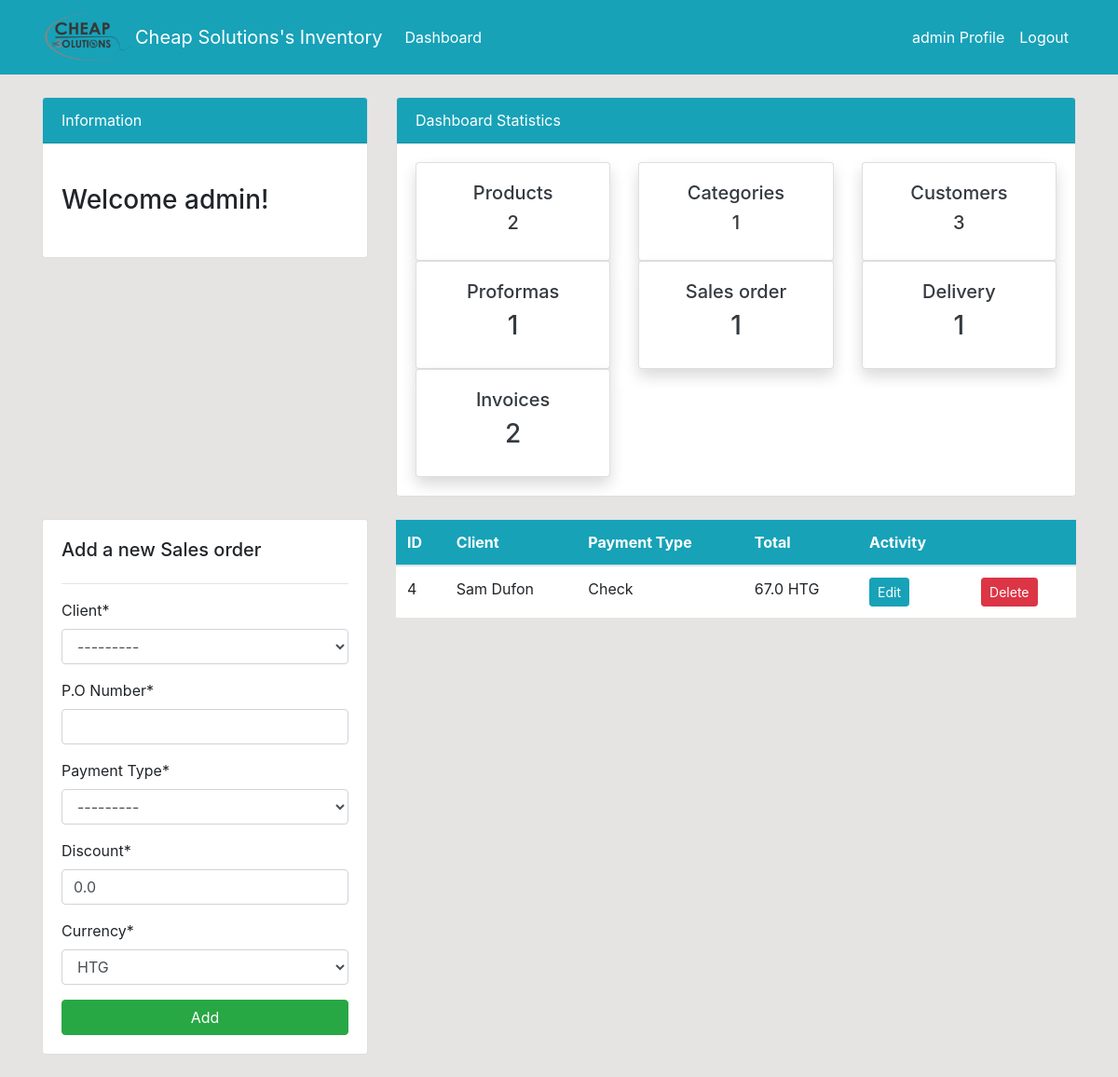
Page /salesorder/ (signed in) on the committed database.
### dashboard/models.py (models this page shows, shortened)
class Invoice(models.Model):
    Type   = models.CharField('Invoice Type',
                                   max_length = 50,
                                   choices = Invoice_Type,
                                   null = True)
    client = models.ForeignKey(Customer, on_delete=models.SET_NULL, null=True)
    name_backup = models.CharField(max_length=500, null = True)
    email_backup = models.EmailField(max_length=254, null=True)
    phone_backup = models.PositiveIntegerField(null=True)
    address_backup = models.CharField(max_length=500, null=True )
    PoNumber = models.IntegerField('P.O Number',null=True)
    PaymentType = models.CharField('Payment Type',
                                   max_length=50,
                                   choices=Payment_Type,
                                   null=True)
    Date   = models.DateTimeField('Date',
                              default=datetime.now, blank=True
                              )
    Total = models.FloatField(null=True, default = 0.0)
    discount = models.FloatField('Discount',null=True, default = 0.0)
    Balance = models.FloatField(null=True)
    currency = models.CharField(max_length=50, choices=Currency_Category,default='HTG',null=True)
    class Meta:
        ordering = ('Date',)

### dashboard/views.py (the view)
# urls.py: path('salesorder/', views.invoices_salesorder, name='dashboard-invoices-salesorder'),#salesorder
@login_required(login_url='user-login')
def invoices_salesorder(request):
    proforma = Proforma.objects.all().order_by('-id',)
    proforma_count = proforma.count()
    invoice_count = 0
    invoice = Invoice.objects.all().order_by('-id',)
    for inv in invoice:
        if inv.Type == "Invoice":
            invoice_count += 1
    invoice_salesorder_count = 0
    invoice = Invoice.objects.all().order_by('-id',)
    for inv in invoice:
        if inv.Type == "Sales Order":
            invoice_salesorder_count += 1
    invoice_delivery_count = 0
    invoice = Invoice.objects.all().order_by('-id',)
    for inv in invoice:
        if inv.Type == "Delivery":
            invoice_delivery_count += 1
    category = Category.objects.all().order_by('-id',)
    category_count = category.count()
    product = Product.objects.all().order_by('-id',)
    product_count = product.count()
    customer = Customer.objects.all()
    customer_count = customer.count()
    order = Order.objects.all().order_by('-id',)
    order_count = order.count()
    """"""
    if request.method == 'POST':
        form = InvoiceForm(request.POST)
        if request.POST.get("client"):
          custo = Customer.objects.get(id=int(request.POST.get("client")))
          request.POST._mutable = True
          request.POST['name_backup'] = custo.name
          request.POST['email_backup'] = custo.email
          request.POST['phone_backup'] = custo.phone
          request.POST['address_backup'] = custo.address
          request.POST['Type'] = "Sales Order"
        if form.is_valid():
          form.save()
          messages.success(request, f'A sales order has been added')
          return redirect('dashboard-invoices-salesorder')
    else:
       form = InvoiceForm()
    context = {
        'delivery': invoice_delivery_count,
        'salesorder': invoice_salesorder_count,
        'proforma':proforma,
        'proforma_count':proforma_count,
        'invoice': invoice,
        'invoice_count': invoice_count,
        'category': category,
        'category_count': category_count,
        'product': product,
        'form': form,
        'customer_count': customer_count,
        'product_count': product_count,
        'order_count': order_count,
    }
    return render(request, 'dashboard/invoice_sales-order.html', context)

### dashboard/forms.py
class InvoiceForm(forms.ModelForm):
  class Meta:
    model = Invoice
    fields = ['client',
                  'PoNumber',
                  'PaymentType',
                  'discount',
                  'currency',
                  'name_backup',
                  'email_backup',
                  'phone_backup',
                  'address_backup',
                  'Type',]
  def __init__(self, *args, **kwargs):
    super(InvoiceForm, self).__init__(*args, **kwargs)
    for field in self.fields:
      self.fields['name_backup'].widget = forms.HiddenInput()
      self.fields['email_backup'].widget = forms.HiddenInput()
      self.fields['phone_backup'].widget = forms.HiddenInput()
      self.fields['address_backup'].widget = forms.HiddenInput()
      self.fields['Type'].widget = forms.HiddenInput()

### dashboard/models.py (called while the page is built)
    def __str__(self):
        return '{0}'.format(self.name)

### templates/dashboard/invoice_sales-order.html (shortened to what this page needs)
{% extends 'partials/base.html' %} {% block title %}Invoices Page{% endblock %} {% load crispy_forms_tags %}
{% block content %} {% include 'partials/topside.html' %}
<div class="row my-4">
	<div class="col-md-4">
		<div class="card card-body">
			<h5>Add a new Sales order</h5>
			<hr>
			<form method="POST">
				{% csrf_token %} {{ form|crispy }}
				<input class="btn btn-success btn-block" type="submit" value="Add">
            </form>
        </div>
    </div>
    <div class="col-md-8">
        <table class="table bg-white">
            <thead class="bg-info text-white">
                <tr>
                    <th scope="col">ID</th>
                    <th scope="col">Client</th>
                    <th scope="col">Payment Type</th>
                    <th scope="col">Total</th>
                    <th scope="col">Activity</th>
                    <th scope="col"></th>
                </tr>
            </thead>
            <tbody>
                {% for invoice in invoice %}
								{% if invoice.Type == "Sales Order" %}
                <tr>
                    <td>{{ invoice.id }}</td>
                    <td>{{ invoice.name_backup }}</td>
                    <td>{{ invoice.PaymentType }}</td>
                   <td>{{ invoice.Total }} {{ invoice.currency }}</td>
                    <td>
                        <a class="btn btn-info btn-sm mr-2"
                            href="{% url 'dashboard-invoices-edit-product' invoice.id %}">Edit</a>
                    </td>
                    <td>
                      <a class="btn btn-danger btn-sm ml-2"
                            href="{% url 'dashboard-invoices-delete' invoice.id %}">Delete</a>
                    </td>
                </tr>
								{% endif %}
                {% endfor %}
            </tbody>
        </table>
    </div>
</div>
{% endblock %}

### templates/partials/nav.html (shortened to what this page needs)
{% load static %}
<nav class="navbar navbar-expand-lg navbar-info bg-info">
    <div class="container">
        <img class="img2" src="{% static '/img/Cheap solution logo.png' %}" alt="Cheap Solutions" style="width: 100%; max-width: 100px" />
        <a class="navbar-brand text-white" href="{% url 'dashboard-index' %}">Cheap Solutions's Inventory</a>
        {% if user.is_authenticated %}
        <div class="collapse navbar-collapse" id="navbarSupportedContent">
            <ul class="navbar-nav mr-auto">
                <li class="nav-item active">
                    <a class="nav-link text-white" href="{% url 'dashboard-index' %}">Dashboard </a>
                </li>
            </ul>
            <ul class="navbar-nav ml-auto">
                <li class="nav-item active">
                    <a class="nav-link text-white" href="{% url 'user-profile' %}">{{ user.username }} Profile
                        <span class="sr-only">(current)</span></a>
                </li>
                <li class="nav-item">
                    <a class="nav-link text-white" href="{% url 'user-logout' %}">Logout</a>
                </li>
            </ul>
            {% endif %}
        </div>
    </div>
</nav>

### templates/partials/topside.html
<div class="row">
    <div class="col-md-4 mt-4">
        <div class="card">
            <div class="card-header bg-info text-white">
                Information
            </div>
            <div class="card-body">
                <marquee behavior="" direction="">
                    <h3 class="my-4">Welcome {{ user.username }}!</h3>
                </marquee>
            </div>
        </div>
    </div>
    <div class="col-md-8 mt-4">
        <div class="card">
            <div class="card-header bg-info text-white">
                Dashboard Statistics
            </div>
            <div class="card-body">
                <div class="row">
                    <div class="col-md-4">
                        <a class="text-decoration-none text-dark" href="{% url 'dashboard-products' %}">
                            <div class="card my-card shadow">
                                <div class="card-body text-center">
                                    <h5>Products </h5>
                                    <h5>{{ product_count }}</h5>
                                </div>
                            </div>
                        </a>
                    </div>
                    <div class="col-md-4">
                        <a class="text-decoration-none text-dark" href="{% url 'dashboard-products-category' %}">
                            <div class="card my-card shadow">
                                <div class="card-body text-center">
                                    <h5>Categories </h5>
                                    <h5>{{ category_count }}</h5>
                                </div>
                            </div>
                        </a>
                    </div>
                     <div class="col-md-4">
                        <a class="text-decoration-none text-dark" href="{% url 'dashboard-customers' %}">
                            <div class="card my-card shadow">
                                <div class="card-body text-center">
                                    <h5>Customers</h5>
                                    <h5>{{customer_count}}</h5>
                                </div>
                            </div>
                        </a>
                    </div>
                    <div class="col-md-4">
                        <a class="text-decoration-none text-dark" href="{% url 'dashboard-proformas' %}">
                            <div class="card my-card shadow">
                                <div class="card-body text-center">
                                    <h5>Proformas </h5>
                                    <h3>{{ proforma_count }}</h3>
                                </div>
                            </div>
                        </a>
                    </div>
                    <div class="col-md-4">
                        <a class="text-decoration-none text-dark" href="{% url 'dashboard-invoices-salesorder' %}">
                            <div class="card my-card shadow">
                                <div class="card-body text-center">
                                    <h5>Sales order</h5>
                                    <h3>{{ salesorder }}</h3>
                                </div>
                            </div>
                        </a>
                    </div>
                    <div class="col-md-4">
                        <a class="text-decoration-none text-dark" href="{% url 'dashboard-invoices-delivery' %}">
                            <div class="card my-card shadow">
                                <div class="card-body text-center">
                                    <h5>Delivery</h5>
                                  <h3>{{ delivery }}</h3>
                                </div>
                            </div>
                        </a>
                    </div>
                    <div class="col-md-4">
                        <a class="text-decoration-none text-dark" href="{% url 'dashboard-invoices' %}">
                            <div class="card my-card shadow">
                                <div class="card-body text-center">
                                    <h5>Invoices </h5>
                                    <h3>{{ invoice_count }}</h3>
                                </div>
                            </div>
                        </a>
                    </div>
                </div>
            </div>
        </div>
    </div>
</div>

### static/style.css (style rules this page uses)
body { background: rgb(230, 227, 227); }

### templates/partials/nav.html (style rules this page uses)
.img2 { -webkit-filter: grayscale(100%); filter: grayscale(100%); }

### rows in the picture
Invoice: id "4", name_backup "Sam Dufon", PaymentType "Check", Total "67.0", currency "HTG"

### other values in the picture
{{ user.username }} "admin"
{{ product_count }} "2"
{{ category_count }} "1"
{{ customer_count }} "3"
{{ proforma_count }} "1"
{{ salesorder }} "1"
{{ delivery }} "1"
{{ invoice_count }} "2"
